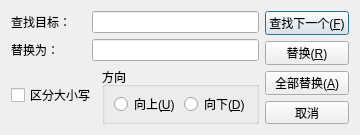
<?xml version="1.0" encoding="UTF-8"?>
<ui version="4.0">
 <class>ReplaceDialog</class>
 <widget class="QDialog" name="ReplaceDialog">
  <property name="geometry">
   <rect>
    <x>0</x>
    <y>0</y>
    <width>360</width>
    <height>135</height>
   </rect>
  </property>
  <property name="sizePolicy">
   <sizepolicy hsizetype="Fixed" vsizetype="Fixed">
    <horstretch>0</horstretch>
    <verstretch>0</verstretch>
   </sizepolicy>
  </property>
  <property name="minimumSize">
   <size>
    <width>360</width>
    <height>135</height>
   </size>
  </property>
  <property name="maximumSize">
   <size>
    <width>360</width>
    <height>135</height>
   </size>
  </property>
  <property name="windowTitle">
   <string>替换</string>
  </property>
  <layout class="QHBoxLayout" name="horizontalLayout_5">
   <item>
    <layout class="QVBoxLayout" name="verticalLayout_2">
     <item>
      <layout class="QHBoxLayout" name="horizontalLayout_2">
       <item>
        <widget class="QLabel" name="label">
         <property name="sizePolicy">
          <sizepolicy hsizetype="Fixed" vsizetype="Fixed">
           <horstretch>0</horstretch>
           <verstretch>0</verstretch>
          </sizepolicy>
         </property>
         <property name="minimumSize">
          <size>
           <width>75</width>
           <height>0</height>
          </size>
         </property>
         <property name="maximumSize">
          <size>
           <width>75</width>
           <height>16777215</height>
          </size>
         </property>
         <property name="text">
          <string>查找目标：</string>
         </property>
        </widget>
       </item>
       <item>
        <widget class="QLineEdit" name="searchText"/>
       </item>
      </layout>
     </item>
     <item>
      <layout class="QHBoxLayout" name="horizontalLayout">
       <item>
        <widget class="QLabel" name="label_2">
         <property name="sizePolicy">
          <sizepolicy hsizetype="Fixed" vsizetype="Fixed">
           <horstretch>0</horstretch>
           <verstretch>0</verstretch>
          </sizepolicy>
         </property>
         <property name="minimumSize">
          <size>
           <width>75</width>
           <height>0</height>
          </size>
         </property>
         <property name="maximumSize">
          <size>
           <width>75</width>
           <height>16777215</height>
          </size>
         </property>
         <property name="text">
          <string>替换为：</string>
         </property>
        </widget>
       </item>
       <item>
        <widget class="QLineEdit" name="targetText"/>
       </item>
      </layout>
     </item>
     <item>
      <layout class="QHBoxLayout" name="horizontalLayout_4">
       <item>
        <widget class="QCheckBox" name="cbCaseSensetive">
         <property name="text">
          <string>区分大小写</string>
         </property>
        </widget>
       </item>
       <item>
        <widget class="QGroupBox" name="groupBox">
         <property name="title">
          <string>方向</string>
         </property>
         <layout class="QHBoxLayout" name="horizontalLayout_3">
          <item>
           <widget class="QRadioButton" name="rbUp">
            <property name="text">
             <string>向上(&amp;U)</string>
            </property>
           </widget>
          </item>
          <item>
           <widget class="QRadioButton" name="rbDown">
            <property name="text">
             <string>向下(&amp;D)</string>
            </property>
           </widget>
          </item>
         </layout>
        </widget>
       </item>
      </layout>
     </item>
    </layout>
   </item>
   <item>
    <layout class="QVBoxLayout" name="verticalLayout">
     <item>
      <widget class="QPushButton" name="btFindNext">
       <property name="text">
        <string>查找下一个(&amp;F)</string>
       </property>
      </widget>
     </item>
     <item>
      <widget class="QPushButton" name="btReplace">
       <property name="text">
        <string>替换(&amp;R)</string>
       </property>
      </widget>
     </item>
     <item>
      <widget class="QPushButton" name="btReplaceAll">
       <property name="text">
        <string>全部替换(&amp;A)</string>
       </property>
      </widget>
     </item>
     <item>
      <widget class="QPushButton" name="btCancel">
       <property name="text">
        <string>取消</string>
       </property>
      </widget>
     </item>
    </layout>
   </item>
  </layout>
 </widget>
 <resources/>
 <connections/>
</ui>
